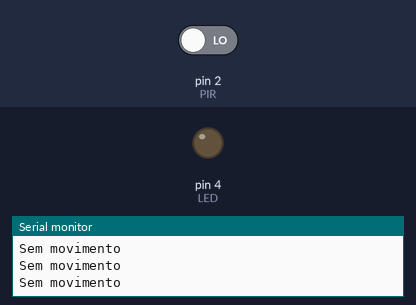
This sketch was run on a simulated Arduino Uno, built with avr-gcc and run on an emulated ATmega328P. Parts: output pins drawn as LEDs (lit = HIGH), the last lines printed to the serial monitor. The test bench sets the inputs (shaded band); at power-on: pin 2 (PIR) LOW.

Above: at 1.8 s.
1.9 s: pin 2 (PIR) driven HIGH
At 2.9 s:
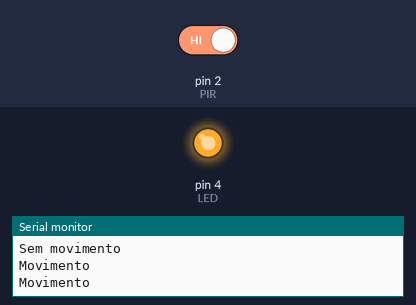
3.5 s: pin 2 (PIR) driven LOW
At 4.1 s:
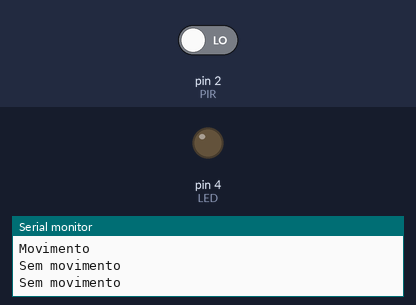
Timing chart, 0 to 6.5 s (numbered marks = the images above; inputs shaded):
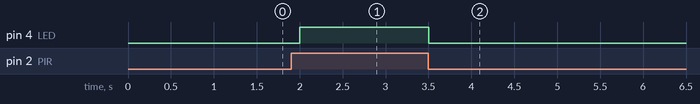

The sketch:

Detector_De_Movimento.ino
```cpp
const int PIR = 2;
const int LED = 4;

void setup(){

    pinMode(PIR, INPUT);
    pinMode(LED, OUTPUT);
    Serial.begin(9600);
}

void loop() {

    int valor = digitalRead(PIR); // ESSA FUNÇÃO DIGITALREAD DEVOLVE 1 OU 0 SENDO 1 QUANDO TEM MOVIMENTO E 0 QUANDO NÃO TEM

    if (valor == 1) {

        Serial.println("Movimento");
        digitalWrite(LED, 1); // ESSA FUNÇÃO DIGITALWRITE ENVIA UM SINAL DIGITAL 1 OU 0 PARA O DISPOSITIVO QUE QUEREMOS MANIPULAR SENDO 1 PARA ELE FAZER ALGUMA COISA E 0 PARA NÃO FAZER NADA KKKKKKK (RESUMINDO)
    }
    else{

        Serial.println("Sem movimento");
        digitalWrite(LED, 0);
    }

    delay(500);
}
```

arquivo.c
```cpp
// DETECTOR DE MOVIMENTO

const int PIR = 2;
const int LED = 4;

void setup(){

    pinMode(PIR, INPUT);
    pinMode(LED, OUTPUT);
    Serial.begin(9600);
}

void loop() {

    int valor = digitalRead(PIR); // ESSA FUNÇÃO DIGITALREAD DEVOLVE 1 OU 0 SENDO 1 QUANDO TEM MOVIMENTO E 0 QUANDO NÃO TEM

    if (valor == 1) {

        Serial.println("Movimento");
        digitalWrite(LED, 1); // ESSA FUNÇÃO DIGITALWRITE ENVIA UM SINAL DIGITAL 1 OU 0 PARA O DISPOSITIVO QUE QUEREMOS MANIPULAR SENDO 1 PARA ELE FAZER ALGUMA COISA E 0 PARA NÃO FAZER NADA KKKKKKK (RESUMINDO)
    }
    else{

        Serial.println("Sem movimento");
        digitalWrite(LED, 0);
    }

    delay(1000);
}
```

Measured:
- after the input at 1.9 s, pin 4 (LED): LOW → HIGH after 0.10 s
- after the input at 3.5 s, pin 4 (LED): HIGH → LOW at once
